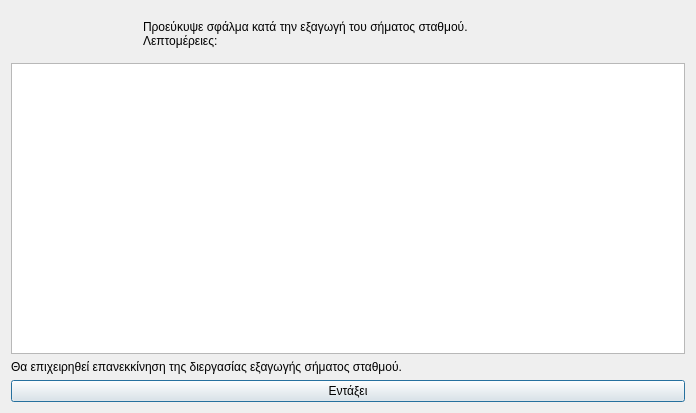
<?xml version="1.0" encoding="UTF-8"?>
<ui version="4.0">
 <class>Dialog</class>
 <widget class="QDialog" name="Dialog">
  <property name="geometry">
   <rect>
    <x>0</x>
    <y>0</y>
    <width>696</width>
    <height>413</height>
   </rect>
  </property>
  <property name="windowTitle">
   <string>Σφάλμα στην διεργασία εξαγωγής σήματος σταθμού</string>
  </property>
  <property name="windowIcon">
   <iconset resource="../../../../icons.qrc">
    <normaloff>:/rest-windows/assets/images/rest-windows/information.png</normaloff>:/rest-windows/assets/images/rest-windows/information.png</iconset>
  </property>
  <layout class="QGridLayout" name="gridLayout">
   <item row="0" column="0">
    <widget class="QFrame" name="frame">
     <property name="styleSheet">
      <string notr="true">QFrame{border:0px;}</string>
     </property>
     <property name="frameShape">
      <enum>QFrame::StyledPanel</enum>
     </property>
     <property name="frameShadow">
      <enum>QFrame::Raised</enum>
     </property>
     <layout class="QHBoxLayout" name="horizontalLayout">
      <item>
       <widget class="QLabel" name="image_label">
        <property name="maximumSize">
         <size>
          <width>117</width>
          <height>117</height>
         </size>
        </property>
        <property name="text">
         <string/>
        </property>
        <property name="pixmap">
         <pixmap resource="../../../../icons.qrc">:/rest-windows/assets/images/rest-windows/information.png</pixmap>
        </property>
        <property name="scaledContents">
         <bool>true</bool>
        </property>
       </widget>
      </item>
      <item>
       <widget class="QLabel" name="label">
        <property name="text">
         <string>Προεύκυψε σφάλμα κατά την εξαγωγή του σήματος σταθμού.
Λεπτομέρειες:</string>
        </property>
        <property name="alignment">
         <set>Qt::AlignJustify|Qt::AlignVCenter</set>
        </property>
       </widget>
      </item>
     </layout>
    </widget>
   </item>
   <item row="3" column="0">
    <widget class="QPushButton" name="ok">
     <property name="text">
      <string>Εντάξει</string>
     </property>
     <property name="icon">
      <iconset resource="../../../../icons.qrc">
       <normaloff>:/rest-windows/assets/images/rest-windows/ok.png</normaloff>:/rest-windows/assets/images/rest-windows/ok.png</iconset>
     </property>
    </widget>
   </item>
   <item row="1" column="0">
    <widget class="QPlainTextEdit" name="details"/>
   </item>
   <item row="2" column="0">
    <widget class="QLabel" name="label_2">
     <property name="text">
      <string>Θα επιχειρηθεί επανεκκίνηση της διεργασίας εξαγωγής σήματος σταθμού.</string>
     </property>
     <property name="alignment">
      <set>Qt::AlignJustify|Qt::AlignVCenter</set>
     </property>
    </widget>
   </item>
  </layout>
 </widget>
 <tabstops>
  <tabstop>details</tabstop>
  <tabstop>ok</tabstop>
 </tabstops>
 <resources>
  <include location="../../../../icons.qrc"/>
  <include location="../../../../icons.qrc"/>
  <include location="../../../../icons.qrc"/>
  <include location="../../../../icons.qrc"/>
  <include location="../../../../icons.qrc"/>
 </resources>
 <connections/>
</ui>
